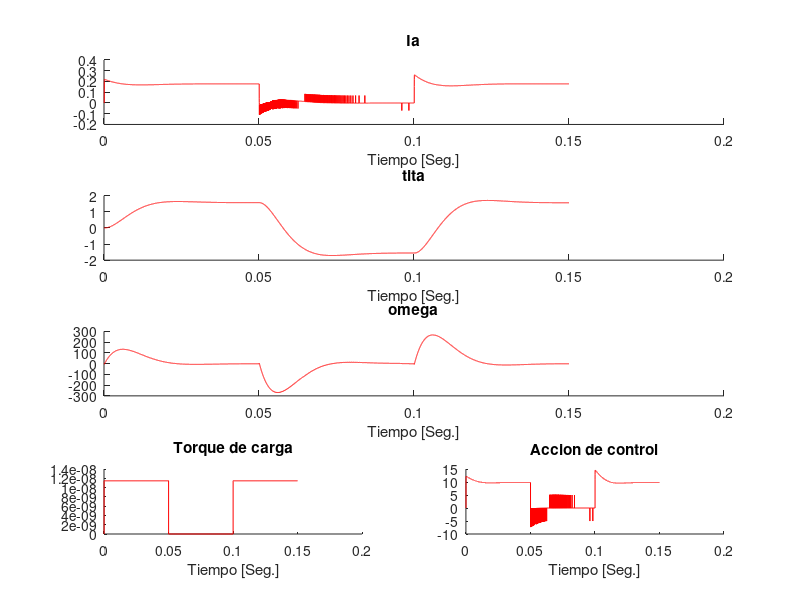
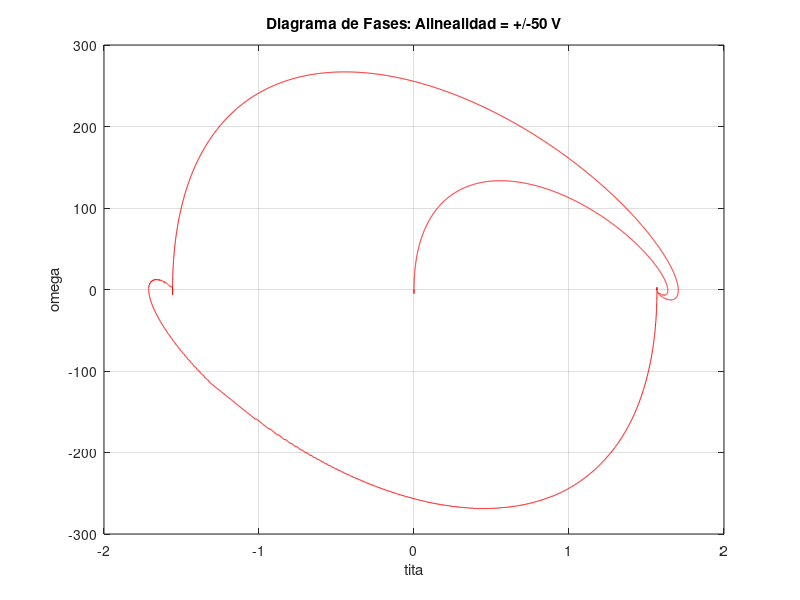

Recreate these plots in MATLAB, in order.
% % %-----------------------------------------------------------------------------
% Motor DC DLQR con integrador del error. Funciona
% %---------------------------------------------------------------------------
clear all;%close all;
TamanioFuente=12;
ii=0;At=1e-5;ref=-1.57;tF=.15;
Ts=At;
u=12;Tl=0;

%Condiciones iniciales
ia(1)=0;tita(1)=0;w(1)=0;
X=[ia(1);tita(1);w(1)];

%Alinealidad
 Alinealidad=5;color='r';
% Alinealidad= 16;color='m';
%Alinealidad= 15;color='g';
%Alinealidad= 30;color='m';
%Alinealidad= 30;color='k';

%Caracteristicas del motor
Laa=366e-6; J=5e-9;Ra=55.6;B=0;Ki=6.49e-3;Km=6.53e-3;

%Matrices Tiempo Continuo
Ac=[-Ra/Laa 0 -Km/Laa; 0 0 1;Ki/J 0 -B/J];
Bc=[1/Laa;0;0];
C=[0 1 0];
Per=[0;0;-1/J]; %Matriz perturbacion

%Verifico Controlabilidad y Observabilidad
Mc=[Bc Ac*Bc Ac^2*Bc];%Matriz Controlabilidad 
rango_M=rank(Mc); 
Oc=[C; C*Ac; C*Ac^2];%Matriz Observabilidad
auto_O=eig(Oc);
rango_O=rank(Oc);

%Discretizacion de matrices
sys_c=ss(Ac,Bc,C,[0]);
sys_d=c2d(sys_c,Ts,'zoh');

A=sys_d.a;
B=sys_d.b;

% %Matriz A y B discretas (Otra forma de calcularlas)
% H=[0;0;0];d_tao=Ts/1;tao=0;
% for hh=1:100
%     dH=expm(Ac*tao)*Bc*d_tao;
%     H=H+dH;
%     tao=tao+d_tao;
% end
% B=H;
% A=expm(Ac*Ts);

M=[B A*B A^2*B]; %Matriz de controlabilidad discreta
rango=rank(M);

%Matrices ampliadas
Aa=[A,zeros(3,1);-C*A, eye(1)];
Ba=[B;-C*B];

Ma=[Ba Aa*Ba Aa^2*Ba Aa^3*Ba];%Matriz Controlabilidad Ampliada
rango_a=rank(Ma);

% %Funcional de costos
Q=diag([10 20 80 10]); %"Velocidad de convergencia"
R=1e1; % Magnitud de accion de control% Para TL 1.15e-8

%Construccion del Hamiltoniano de la ampliada
H=[Aa+Ba*inv(R)*Ba'*inv(Aa')*Q -Ba*inv(R)*Ba'*inv(Aa') ; -inv(Aa')*Q inv(Aa')];

[V,D]=eig(H);MX1X2=[];
for ii=1:8
 if abs(D(ii,ii))<1 %Autovalores estables dentro de circ unitario
 MX1X2=[MX1X2 V(:,ii)]; %Matriz de autovectores "estables"
 end
end
MX1=MX1X2(1:4,:); MX2=MX1X2(5:8,:); %MX1X2=[M ; PM] con M=MX1 Y PM=MX2
P=real(MX2*inv(MX1)); %P=PM * inv(M)/ Solucion de Riccati
Ka=inv(R+Ba'*P*Ba)*Ba'*P*Aa; %K optimo
K=Ka(1:3);KI=-Ka(4); 
aut_controlador=abs(eig(Aa-Ba*Ka));

% OBSERVADOR
%Matrices Observador
M_Obs=[C;(C*A);(C*A^2);(C*A^3)];
rank(M_Obs)
C_O=B';
A_O=A';
B_O=C';
M_D=M_Obs';

%Funcional de costos Observador
Qo=diag([.1 .1 .1]);
Ro=diag(1e2);

%Hamiltoniano del observador
H=[A_O+B_O*inv(Ro)*B_O'*inv(A_O')*Qo -B_O*inv(Ro)*B_O'*inv(A_O'); -inv(A_O')*Qo inv(A_O')];

[V,D]=eig(H);MX1X2=[];
for ii=1:6
    if abs(D(ii,ii))<1
        MX1X2=[MX1X2 V(:,ii)];
    end
end
MX1=MX1X2(1:3,:); MX2=MX1X2(4:6,:); 
Po=real(MX2*inv(MX1));              %Solucion ecu de Riccati
Ko=(inv(Ro+B_O'*Po*B_O)*B_O'*Po*A_O)';%Control optimo Observador
abs(eig(A-Ko*C)) %Verifico que sean estables


%Simulacion Lineal
V_L=[X;0]'*P*[X;0];
Jmin=[X;0]'*P*[X;0];
Mat_J=0;

xang=[0;0;0];
V_L=[X;0]'*P*[X;0];
Jl=0;Jmin_L=V_L;
ve1(1)=0;vei=0;
for t=0:At:tF
 ii=ii+1;k=ii+2;
 
 %Torque de carga
 Tl_arreglo=[0 ((1.15e-8/2)*sign(sin(10.472*6*t))+(1.15e-8/2))];
 Tl=Tl_arreglo(2);
 
 Y_=C*X;
 e1=ref-Y_(1);
 
 vei=vei+e1;
 ve1(ii)=vei;

 u=-Ka*[X;ve1(ii)];color='r';%Estado ampliado
 %u=-Ka*[xang;ve1(ii)];%color='b';
 
  %Liapunov
 V_Li=[X;ve1(ii)]'*P*[X;ve1(ii)]; %Candidata de Liapunov
 V_L=[V_L V_Li];
 Jl=Jl+[X;ve1(ii)]'*Q*[X;ve1(ii)]+u'*R*u'; %Funcional de Costos (Fletcher Powell)
 Mat_J=[Mat_J Jl];

 %Cambio la referencia segun el angulo deseado
  if(Tl<=1e-12)
        ref=-1.57;
    else

        ref=1.57;
  end 
%   %Alinealidad
 if -Alinealidad<u && u<Alinealidad
     u=0;
 else
     u=u;
 end
 
 X=A*X+B*u+Per*Tl;
 
    %Grafico
     x1(ii)=X(1); %Ia
     x2(ii)=X(2); %tita
     x3(ii)=X(3); %w
 
 torque(ii)=Tl;%Torque Tl
 acc(ii)=u;
 
 xang=A*xang+B*u+Ko*(Y_-C*xang);
end

%Grafico
t=0:At:tF;
figure(1);
subplot(4,1,1);hold on;
plot(t,x1(1:numel(t)),color);title('Ia');xlabel('Tiempo [Seg.]');hold on;
subplot(4,1,2);hold on;
plot(t,x2(1:numel(t)),color);title('tita');xlabel('Tiempo [Seg.]');
subplot(4,1,3);hold on;
plot(t,x3(1:numel(t)),color);title('omega');xlabel('Tiempo [Seg.]');

subplot(4,2,7);hold on;
plot(t,torque(1:numel(t)),'r');title('Torque de carga');
xlabel('Tiempo [Seg.]');
subplot(4,2,8);hold on;
plot(t,acc(1:numel(t)),color);title('Accion de control');
xlabel('Tiempo [Seg.]');
% % 
figure(2);
% subplot(2,1,1);
plot(x2,x3,color);title('Diagrama de Fases: Alinealidad = +/-50 V');xlabel('tita');ylabel('omega');grid on;hold on;
% subplot(2,1,2);semilogy(t,Mat_J(1:numel(t)),color);grid on;title('Modelo lineal','FontSize',TamanioFuente);
% xlabel('Tiempo en Seg.','FontSize',TamanioFuente);ylabel('Funcionales J y V','FontSize',TamanioFuente);hold on;
% %semilogy(t,Jmin*ones(size(Mat_J)),color);
% semilogy(t,V_L(1:numel(t)),'g');
